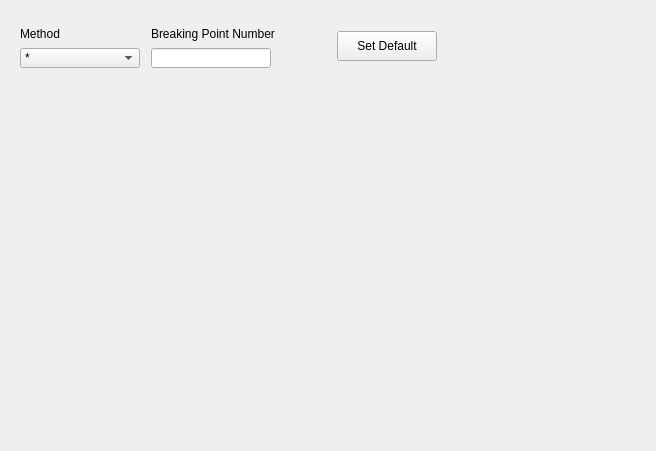
<?xml version="1.0" encoding="UTF-8"?>
<ui version="4.0">
 <class>WidgetCAC</class>
 <widget class="QWidget" name="WidgetCAC">
  <property name="geometry">
   <rect>
    <x>0</x>
    <y>0</y>
    <width>656</width>
    <height>451</height>
   </rect>
  </property>
  <property name="minimumSize">
   <size>
    <width>600</width>
    <height>400</height>
   </size>
  </property>
  <property name="maximumSize">
   <size>
    <width>16777215</width>
    <height>16777215</height>
   </size>
  </property>
  <property name="windowTitle">
   <string>Form</string>
  </property>
  <layout class="QVBoxLayout" name="verticalLayout_2">
   <item>
    <widget class="QWidget" name="widget" native="true">
     <property name="minimumSize">
      <size>
       <width>0</width>
       <height>70</height>
      </size>
     </property>
     <property name="maximumSize">
      <size>
       <width>16777215</width>
       <height>70</height>
      </size>
     </property>
     <layout class="QHBoxLayout" name="horizontalLayout_6">
      <item>
       <layout class="QHBoxLayout" name="horizontalLayout_5">
        <item>
         <layout class="QVBoxLayout" name="verticalLayout">
          <property name="spacing">
           <number>0</number>
          </property>
          <item>
           <widget class="QLabel" name="label">
            <property name="minimumSize">
             <size>
              <width>120</width>
              <height>20</height>
             </size>
            </property>
            <property name="maximumSize">
             <size>
              <width>120</width>
              <height>20</height>
             </size>
            </property>
            <property name="text">
             <string>Method</string>
            </property>
           </widget>
          </item>
          <item>
           <widget class="QComboBox" name="comboBox">
            <property name="minimumSize">
             <size>
              <width>120</width>
              <height>20</height>
             </size>
            </property>
            <property name="maximumSize">
             <size>
              <width>120</width>
              <height>20</height>
             </size>
            </property>
            <item>
             <property name="text">
              <string>*</string>
             </property>
            </item>
           </widget>
          </item>
         </layout>
        </item>
        <item>
         <spacer name="horizontalSpacer_3">
          <property name="orientation">
           <enum>Qt::Horizontal</enum>
          </property>
          <property name="sizeType">
           <enum>QSizePolicy::Fixed</enum>
          </property>
          <property name="sizeHint" stdset="0">
           <size>
            <width>5</width>
            <height>20</height>
           </size>
          </property>
         </spacer>
        </item>
        <item>
         <layout class="QVBoxLayout" name="verticalLayout_4">
          <property name="spacing">
           <number>0</number>
          </property>
          <item>
           <widget class="QLabel" name="label_4">
            <property name="minimumSize">
             <size>
              <width>140</width>
              <height>20</height>
             </size>
            </property>
            <property name="maximumSize">
             <size>
              <width>140</width>
              <height>20</height>
             </size>
            </property>
            <property name="text">
             <string>Breaking Point Number</string>
            </property>
           </widget>
          </item>
          <item>
           <widget class="QLineEdit" name="lineEdit_3">
            <property name="minimumSize">
             <size>
              <width>120</width>
              <height>20</height>
             </size>
            </property>
            <property name="maximumSize">
             <size>
              <width>120</width>
              <height>20</height>
             </size>
            </property>
           </widget>
          </item>
         </layout>
        </item>
        <item>
         <spacer name="horizontalSpacer_2">
          <property name="orientation">
           <enum>Qt::Horizontal</enum>
          </property>
          <property name="sizeType">
           <enum>QSizePolicy::Fixed</enum>
          </property>
          <property name="sizeHint" stdset="0">
           <size>
            <width>40</width>
            <height>20</height>
           </size>
          </property>
         </spacer>
        </item>
        <item>
         <layout class="QVBoxLayout" name="verticalLayout_3">
          <property name="spacing">
           <number>0</number>
          </property>
          <item>
           <layout class="QHBoxLayout" name="horizontalLayout_4">
            <property name="spacing">
             <number>6</number>
            </property>
            <item>
             <widget class="QPushButton" name="pushButton">
              <property name="minimumSize">
               <size>
                <width>100</width>
                <height>30</height>
               </size>
              </property>
              <property name="maximumSize">
               <size>
                <width>100</width>
                <height>30</height>
               </size>
              </property>
              <property name="text">
               <string>Set Default</string>
              </property>
             </widget>
            </item>
           </layout>
          </item>
         </layout>
        </item>
       </layout>
      </item>
      <item>
       <spacer name="horizontalSpacer">
        <property name="orientation">
         <enum>Qt::Horizontal</enum>
        </property>
        <property name="sizeHint" stdset="0">
         <size>
          <width>40</width>
          <height>20</height>
         </size>
        </property>
       </spacer>
      </item>
     </layout>
    </widget>
   </item>
   <item>
    <widget class="PlotWidget" name="graph" native="true">
     <property name="minimumSize">
      <size>
       <width>600</width>
       <height>400</height>
      </size>
     </property>
    </widget>
   </item>
  </layout>
 </widget>
 <customwidgets>
  <customwidget>
   <class>PlotWidget</class>
   <extends>QWidget</extends>
   <header>pyqtgraph</header>
   <container>1</container>
  </customwidget>
 </customwidgets>
 <resources/>
 <connections/>
</ui>
